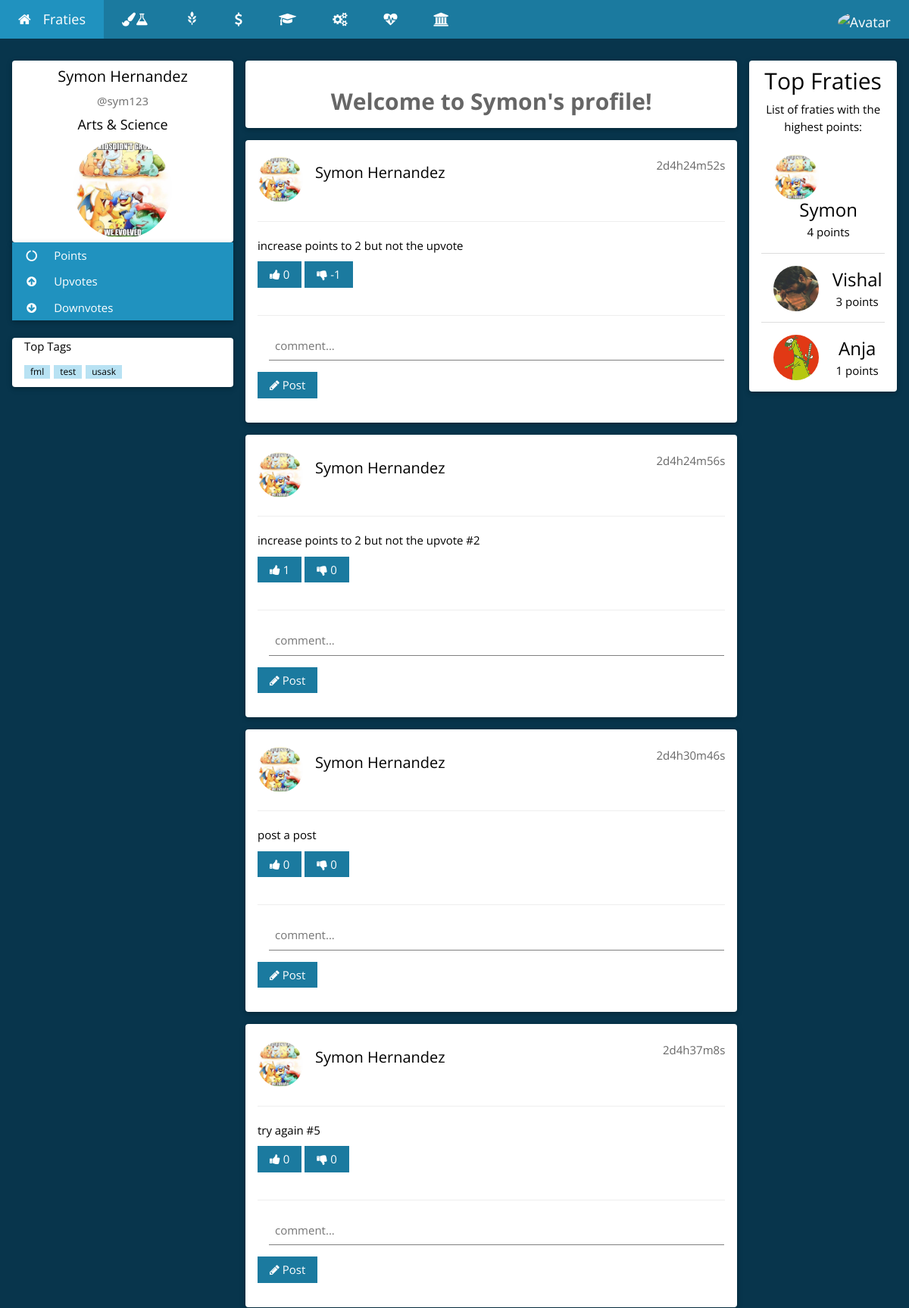
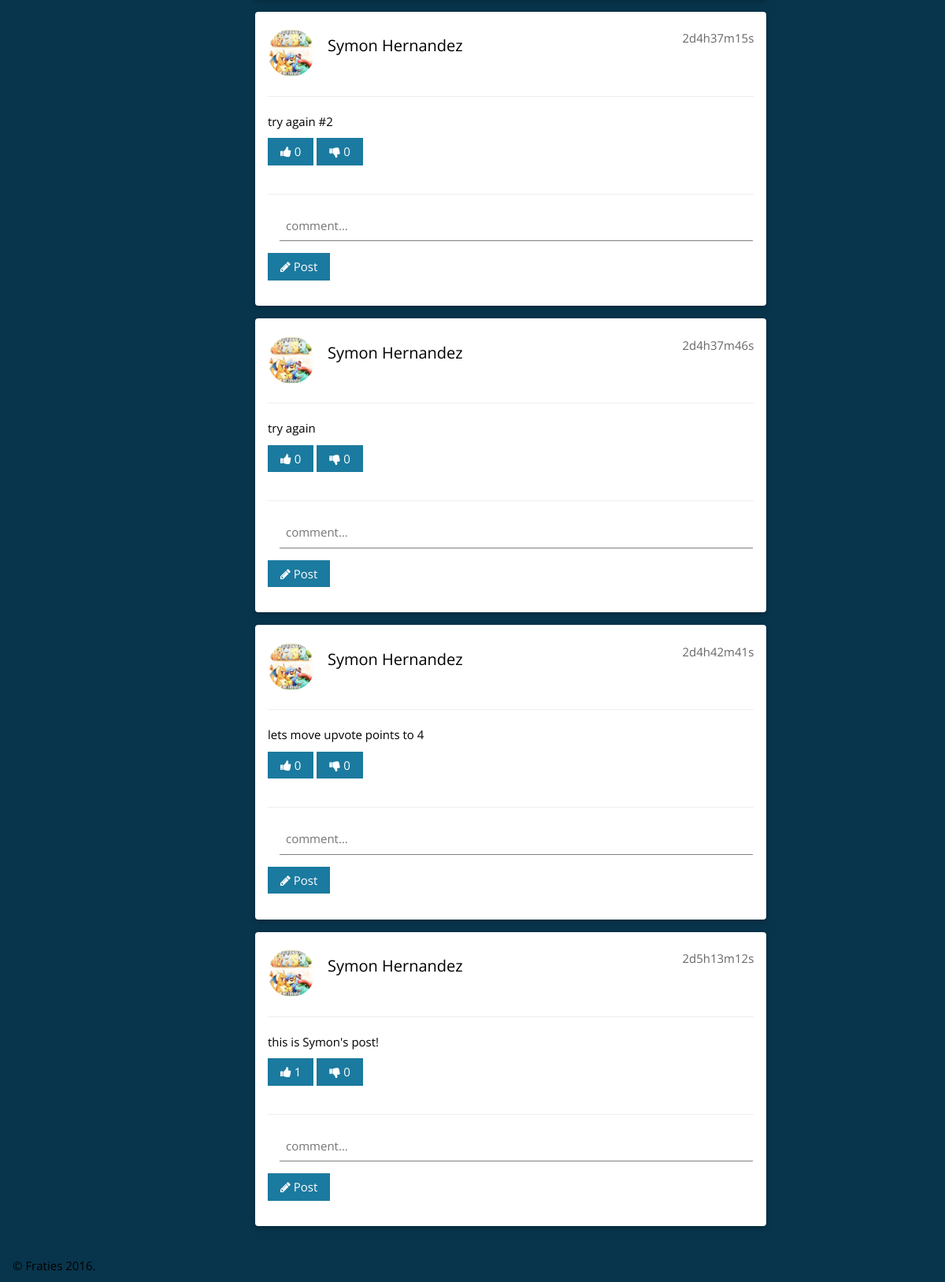
The app's page /profile.php?nsid=sym123 with its own data (2 pictures, top to bottom).
### tables this page shows
CREATE TABLE `users` (
  `userID` int(254) UNSIGNED NOT NULL,
  `userNSID` varchar(100) NOT NULL,
  `userPassword` varchar(100) NOT NULL,
  `userFirstName` varchar(500) NOT NULL,
  `userLastName` varchar(500) NOT NULL,
  `userCollege` varchar(500) NOT NULL,
  `userImagePath` varchar(1000) NOT NULL,
  `userPoints` int(254) NOT NULL DEFAULT '0',
  `userUpvotes` int(254) NOT NULL DEFAULT '0',
  `userDownvotes` int(254) NOT NULL DEFAULT '0',
  `userActive` tinyint(1) NOT NULL DEFAULT '0'
);

CREATE TABLE `posts` (
  `postID` int(254) UNSIGNED NOT NULL,
  `userNSID` varchar(100) NOT NULL,
  `userCollege` varchar(500) NOT NULL,
  `postText` varchar(150) NOT NULL,
  `postUpVotes` int(254) NOT NULL DEFAULT '0',
  `postDownVotes` int(254) NOT NULL DEFAULT '0',
  `postComments` int(254) NOT NULL DEFAULT '0',
  `postTime` timestamp NOT NULL DEFAULT CURRENT_TIMESTAMP ON UPDATE CURRENT_TIMESTAMP
);

### Login/Controller/userClass.php (called while the page is built, shortened)
<?php
    function displayUserDB(){
        $connection = connect();
        $query = "SELECT * ";
        $query .= "FROM `users` ";
        $query .= "ORDER BY userPoints DESC";
        $result = mysqli_query($connection, $query);
        if (mysqli_num_rows($result) > 0) {
            return $result;
        } else {
            return false;
        }
    }
    function getFirstName($nsid){
        $connection = connect();
        $nsid = mysqli_real_escape_string($connection, $nsid);
        $query = "SELECT * ";
        $query .= "FROM `users` ";
        $query .= "WHERE `userNSID` = '$nsid' ";
        $result = mysqli_query($connection, $query);
        if (mysqli_num_rows($result) == 1) {
            while($row = mysqli_fetch_assoc($result)) {
                return $row["userFirstName"];
            }
        } else if(mysqli_num_rows($result) > 1){
            return false;
        } else {
            return false;
        }
    }
    function getLastName($nsid){
        $connection = connect();
        $nsid = mysqli_real_escape_string($connection, $nsid);
        $query = "SELECT * ";
        $query .= "FROM `users` ";
        $query .= "WHERE `userNSID` = '$nsid' ";
        $result = mysqli_query($connection, $query);
        if (mysqli_num_rows($result) == 1) {
            while($row = mysqli_fetch_assoc($result)) {
                return $row["userLastName"];
            }
        } else if(mysqli_num_rows($result) > 1){
            return false;
        } else {
            return false;
        }
    }
    function getImagePath($nsid){
        $connection = connect();
        $nsid = mysqli_real_escape_string($connection, $nsid);
        $query = "SELECT * ";
        $query .= "FROM `users` ";
        $query .= "WHERE `userNSID` = '$nsid' ";
        $result = mysqli_query($connection, $query);
        if (mysqli_num_rows($result) == 1) {
            while($row = mysqli_fetch_assoc($result)) {
                return $row["userImagePath"];
            }
        } else if(mysqli_num_rows($result) > 1){
            return false;
        } else {
            return false;
        }
    }
    function getCollege($nsid){
        $connection = connect();
        $nsid = mysqli_real_escape_string($connection, $nsid);
        $query = "SELECT * ";
        $query .= "FROM `users` ";
        $query .= "WHERE `userNSID` = '$nsid' ";
        $result = mysqli_query($connection, $query);
        if (mysqli_num_rows($result) == 1) {
            while($row = mysqli_fetch_assoc($result)) {
                return $row["userCollege"];
            }
        } else if(mysqli_num_rows($result) > 1){
            return false;
        } else {
            return false;
        }
    }
?>

### Post/Controller/postClass.php (called while the page is built, shortened)
<?php
    function displayPostsOfID($nsid){
        $connection = connect();
        $query = "SELECT * FROM `posts`";
        $query .= "WHERE `userNSID` = '$nsid' ";
        $query .= "ORDER BY `postTime` DESC";
        $result = mysqli_query($connection, $query);
        if (mysqli_num_rows($result) > 0) {
            return $result;
        } else {
            return false;
        }
}
    function secondsToString($secs){
    $bit = array(
        'y' => $secs / 31556926 % 12,
        'w' => $secs / 604800 % 52,
        'd' => $secs / 86400 % 7,
        'h' => $secs / 3600 % 24,
        'm' => $secs / 60 % 60,
        's' => $secs % 60
        );
    foreach($bit as $k => $v)
        if($v > 0)$ret[] = $v . $k;
    return join('', $ret);
}
?>

### profile.php (the view, shortened to what this page needs)
<?php
    require_once 'Login/Controller/userClass.php';
    require_once 'Post/Controller/postClass.php';
    require_once 'Post/Controller/postTag.php';
    if (isset($_GET['nsid'])) {
      $NSID = $_GET['nsid'];
    } else {
      $NSID = $_SESSION["userNSID"];
    }
    if(getUserActiveStatus($NSID)==1){
        $FirstName = getFirstName($NSID);
        $LastName = getLastName($NSID);
        $ImagePath = getImagePath($NSID);
        $userImagePath = getImagePath($_SESSION["userNSID"]);
        $College = getCollege($NSID);
    } else {
        header('Location: index.php');
        exit;
    }
?>
<!DOCTYPE html>
<html>
<head>
   <link rel="stylesheet" href="https://maxcdn.bootstrapcdn.com/bootstrap/3.3.7/css/bootstrap.min.css">
    <link rel="stylesheet" href="CSS/homeTheme.css">
    <link rel="stylesheet" href="https://cdnjs.cloudflare.com/ajax/libs/font-awesome/4.6.3/css/font-awesome.min.css">
</head>
<body class="w3-theme-l5">
<div class="w3-top">
 <ul class="w3-navbar w3-theme-d5 w3-left-align w3-large">
  <li><a href="home.php" title="Go home!" class="w3-padding-large w3-theme-d4"><i class="fa fa-home w3-margin-right"></i>Fraties</a></li>
  <li class="w3-hide-small"><a href="Arts&Science.php" class="w3-padding-large w3-hover-white" title="Arts & Science"><i class="fa fa-paint-brush"></i><i class="fa fa-flask"></i></a></li>
  <li class="w3-hide-small"><a href="Agriculture.php" class="w3-padding-large w3-hover-white" title="Agriculture and Bioresources"><i class="glyphicon glyphicon-grain"></i></a></li>
<li class="w3-hide-small"><a href="ESB.php" class="w3-padding-large w3-hover-white" title="Edwards School of Business"><i class="fa fa-usd"></i></a></li>
<li class="w3-hide-small"><a href="Education.php" class="w3-padding-large w3-hover-white" title="Education"><i class="fa fa-graduation-cap"></i></a></li>
<li class="w3-hide-small"><a href="Engineering.php" class="w3-padding-large w3-hover-white" title="Engineering"><i class="fa fa-cogs"></i></a></li>
<li class="w3-hide-small"><a href="Kinesiology.php" class="w3-padding-large w3-hover-white" title="Kinesiology"><i class="fa fa-heartbeat"></i></a></li>
<li class="w3-hide-small"><a href="STM.php" class="w3-padding-large w3-hover-white" title="St. Thomas More"><i class="fa fa-university"></i></a></li>
  <li class="w3-dropdown-hover w3-hide-small w3-right">
      <div class="w3-padding-large w3-hover-white" title="My Account">
          <img src='<?php echo $userImagePath; ?>' class="w3-circle" style="height:25px;width:25px" alt="Avatar">
      </div>
  </li>
 </ul>
</div>
<div class="w3-container w3-content" style="max-width:1400px;margin-top:80px">
  <div class="w3-row">
    <div class="w3-col m3">
      <div class="w3-card-2 w3-round w3-white">
        <div class="w3-container">
         <h4 class="w3-center"><?php echo $FirstName." ".$LastName; ?></h4>
         <p class="w3-center w3-text-grey w3-slim">@<?php echo $NSID; ?></p>
         <h5 class="w3-center"><?php echo $College; ?></h5>
         <p class="w3-center"><img src='<?php echo $ImagePath; ?>' class="w3-circle" style="height:130px;width:130px" alt="Avatar"></p>
        </div>
      </div>
      <div class="w3-card-2 w3-round">
        <div class="w3-accordion w3-white">
          <button title="Your total points" onclick="myFunction('Demo1')" class="w3-btn-block w3-theme-d4 w3-left-align"><i class="fa fa-circle-o-notch fa-fw w3-margin-right"></i> Points</button>
          <button title="Upvotes recieved" onclick="myFunction('Demo2')" class="w3-btn-block w3-theme-d4 w3-left-align"><i class="fa fa-arrow-circle-up  fa-fw w3-margin-right"></i> Upvotes</button>
          <button title="Downvotes recieved" onclick="myFunction('Demo3')" class="w3-btn-block w3-theme-d4 w3-left-align"><i class="fa fa-arrow-circle-down  fa-fw w3-margin-right"></i> Downvotes</button>
        </div>
      </div>
      <br>
      <div class="w3-card-2 w3-round w3-white w3-hide-small">
        <div class="w3-container">
          <p>Top Tags</p>
          <p>
            <?php echo getTopTags(); ?>
          </p>
        </div>
      </div>
      <br>
    </div>
    <div class="w3-col m7">
      <div class="w3-row-padding">
        <div class="w3-col m12">
          <div class="w3-card-2 w3-round w3-white">
            <div class="w3-container w3-center w3-padding"><br>
            <?php
              if (isset($_GET['nsid'])) {
                $title = $FirstName.'\'s';
              } else {
                $title = 'your';
              }
            ?>
            <label class="w3-opacity" style="font-size: 2em;">Welcome to <?php echo $title; ?> profile!</label>
            </div>
          </div>
        </div>
      </div>
<?php
$result = displayPostsOfID($NSID);
while($row = mysqli_fetch_assoc($result)) {
    $postID = $row["postID"];
    $postNsid = $row["userNSID"];
    $postText = $row["postText"];
    $postUpVotes = " ".$row["postUpVotes"];
    $postDownVotes = " ".$row["postDownVotes"];
    $nowtime = date(time());
    $postTime = strtotime($row["postTime"]);
        echo "<div class='w3-container w3-card-2 w3-white w3-round w3-margin'><br>";
        echo "<img src='".getImagePath($postNsid)."' alt='Avatar' class='w3-left w3-circle w3-margin-right' style='width:60px; height:60px;'>";
        echo "<span class='w3-right w3-opacity'>".secondsToString($nowtime-$postTime)."</span>";
        echo "<h4>";
            echo "<a href=profile.php?nsid=".$postNsid.">".getFirstName($postNsid)." ".getLastName($postNsid)."</a>";
        echo "</h4><br>";
          echo getTags($postID);
        echo "<hr class='w3-clear'>";
        echo "<p>";
            echo $postText;
        echo "</p>";
            echo "<button type='submit' onclick='upVote(this)' value='".$postID."' class='upvote w3-btn w3-theme-d5 w3-margin-bottom'><i class='fa fa-thumbs-up'></i><span id='up".$postID."'>".$postUpVotes."</span></button> ";
            echo "<button type='submit' onclick='downVote(this)' value='".$postID."' class='downvote w3-btn w3-theme-d5 w3-margin-bottom'><i class='fa fa-thumbs-down'></i><span id='down".$postID."'>".$postDownVotes."</span></button> ";
            echo "<hr class='w3-clear'>";
            echo "<div class='w3-margin-right'><input id='comment".$postID."' placeholder='comment...' class='w3-input' name='comment' type='text' required></div>";
            echo "<button type='submit' onclick='comment(this)' value='".$postID."' class='w3-btn w3-theme-d5 w3-margin-bottom'><i class='fa fa-pencil'></i> Post</button>";
        echo "</div>";
}
?>
    </div>
    <div class="w3-col m2">
      <div class="w3-card-2 w3-round w3-white w3-center">
        <div class="w3-container">
          <h2>Top Fraties</h2>
          <p>List of fraties with the highest points:</p>
          <ul class="w3-ul">
<?php
$leaders = displayUserDB();
while($row = mysqli_fetch_assoc($leaders)) {
    $imagePath = $row["userImagePath"];
    $points = $row["userPoints"];
    $name = $row["userFirstName"];
    $nsid = $row["userNSID"];
            echo "<li class='w3-padding-16'>";
              echo "<img src='{$imagePath}' class='w3-left w3-circle w3-margin-right' style='width:60px; height:60px;'>";
              echo "<span class='w3-xlarge'><a href='profile.php?nsid={$nsid}'>{$name}</a></span><br>";
              echo "<span>{$points} points</span>";
            echo "</li>";
}
?>
          </ul>
        </div>
      </div>
      <br>
    </div>
  </div>
</div>
<br>
<footer class="w3-container">
  <p>&copy; Fraties <?php echo date("Y");?>.</p>
</footer>
</body>
</html>

### profile.php (style rules this page uses)
html,body,h1,h2,h3,h4,h5 { font-family: "Open Sans", sans-serif }

### records on screen
users: userFirstName "Symon", userLastName "Hernandez", userCollege "Arts & Science", userImagePath (picture), userFirstName "Symon's", userPoints "4"
posts: userNSID.userImagePath (picture), secondsToString($nowtime-$postTime) "2d4h24m52s", userNSID.userFirstName "Symon", userNSID.userLastName "Hernandez", postText "increase points to 2 but not the upvote", $postID 25 (drawn), postUpVotes "0", postDownVotes "-1"
posts: userNSID.userImagePath (picture), secondsToString($nowtime-$postTime) "2d4h24m56s", userNSID.userFirstName "Symon", userNSID.userLastName "Hernandez", postText "increase points to 2 but not the upvote #2", $postID 26 (drawn), postUpVotes "1", postDownVotes "0"
posts: userNSID.userImagePath (picture), secondsToString($nowtime-$postTime) "2d4h30m46s", userNSID.userFirstName "Symon", userNSID.userLastName "Hernandez", postText "post a post", $postID 24 (drawn), postUpVotes "0", postDownVotes "0"
posts: userNSID.userImagePath (picture), secondsToString($nowtime-$postTime) "2d4h37m8s", userNSID.userFirstName "Symon", userNSID.userLastName "Hernandez", postText "try again #5", $postID 23 (drawn), postUpVotes "0", postDownVotes "0"
posts: userNSID.userImagePath (picture), secondsToString($nowtime-$postTime) "2d4h37m15s", userNSID.userFirstName "Symon", userNSID.userLastName "Hernandez", postText "try again #2", $postID 22 (drawn), postUpVotes "0", postDownVotes "0"
posts: userNSID.userImagePath (picture), secondsToString($nowtime-$postTime) "2d4h37m46s", userNSID.userFirstName "Symon", userNSID.userLastName "Hernandez", postText "try again", $postID 21 (drawn), postUpVotes "0", postDownVotes "0"
posts: userNSID.userImagePath (picture), secondsToString($nowtime-$postTime) "2d4h42m41s", userNSID.userFirstName "Symon", userNSID.userLastName "Hernandez", postText "lets move upvote points to 4", $postID 20 (drawn), postUpVotes "0", postDownVotes "0"
posts: userNSID.userImagePath (picture), secondsToString($nowtime-$postTime) "2d5h13m12s", userNSID.userFirstName "Symon", userNSID.userLastName "Hernandez", postText "this is Symon's post!", $postID 19 (drawn), postUpVotes "1", postDownVotes "0"
users: userImagePath (picture), userFirstName "Vishal", userPoints "3"
users: userImagePath (picture), userFirstName "Anja", userPoints "1"

### other values on screen
$NSID "sym123"
$row["tagText"] "fml"
$row["tagText"] "test"
$row["tagText"] "usask"
